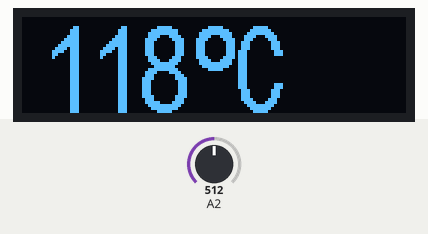
Recording of a sketch running on a simulated ATtiny85, built with avr-gcc and run on an emulated ATtiny85. On the bench: 128×32 one-colour display. Inputs (shaded band) come from the test bench; at power-on: A2 = 512.

Above: at 1.2 s.
1.3 s: A2 set to 716
At 2.7 s:
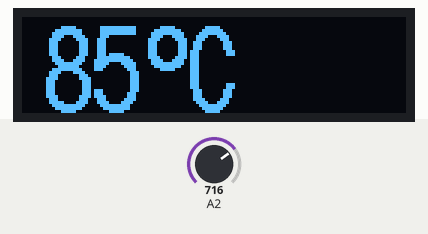
3.0 s: A2 set to 900
At 4.3 s:
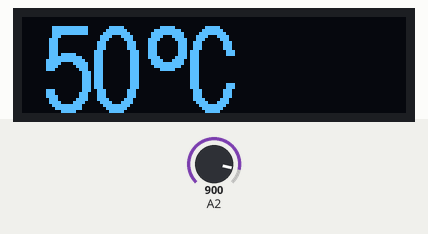
4.6 s: A2 set to 1023
At 5.8 s:
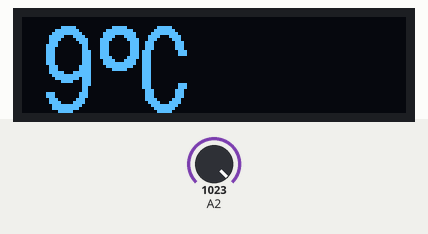
Timing chart, 0 to 7.6 s (numbered marks = the images above; inputs shaded):
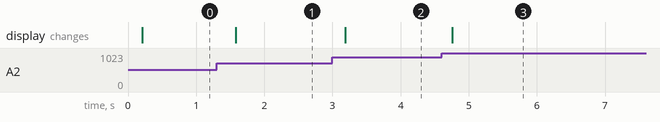

The sketch:

thermistor_display.ino
```cpp
// (licence header left out)
#include <TinyWireM.h> // Adafruit's TinyWireM library

// To use the TinyI2C library from https://github.com/technoblogy/tiny-i2c
//#include <TinyI2CMaster.h>

// The blue OLED screen requires a long initialization on power on.
// The code to wait for it to be ready uses 20 bytes of program storage space
// If you are using a white OLED, this can be reclaimed by uncommenting
// the following line (before including Tiny4kOLED.h):
#define TINY4KOLED_QUICK_BEGIN

#include <Tiny4kOLED.h>
#include "font16x32temp.h" // customised font16x32temp

/************************************************
 * Lookup tables and interpolation to convert
 * Voltage to temperature using a thermistor-fixed resistor divider
 * piecewise linear code lifted from thermistor library written by Benjamin Shaya
 * https://github.com/beshaya/ArduinoThermistor/blob/master/thermistor.cpp
 *
 * Lookup tables are input voltages scaled to 16 bits (note ATTiny85 10 bit A2D)
 * LUT stored in flash, reducing memory consumption
 * Requires pgm_read_word_near to obtain values
 ***************************************************************/

#define PRECISION 1 //multiplier for C
#define SAMPLES 3 // 2^N samples
#include <avr/pgmspace.h>
#define FLASH(X) pgm_read_word_near(X)

// using 4K7 resistor @5v supply - change these values to suit your own thermistor

const uint16_t LUT[] PROGMEM = {

	// 4.9v, 9.7-135C, 4670R
	64162, 63763, 63074, 62429,
	61690, 60961, 60259, 59301,
	57920, 56238, 54734, 52985,
	51297, 49377, 47909, 46043,
	44057, 42541, 40873, 38613,
	36331, 34305, 31910, 30030,
	27516, 26298, 26044};


const uint16_t LUT_length = sizeof(LUT)/sizeof(LUT[0]);
const int16_t LUT_offset = 10;
const uint16_t LUT_units = 5;

//Default is 6 (10->16 bits) shift a 10 bit analog value to a 16 bit value
//reduce the shifts applied to inputs for oversampling
//Reduce by 1 for every factor of 2 oversamplings
uint8_t input_shift = 6 - SAMPLES;
const uint16_t SAMPLESpow2 = pow(2, SAMPLES);

//interpolation function
uint16_t interpolate (uint16_t x_lo16,
                      uint16_t x_hi16,
                      int32_t y_lo,
                      int32_t y_hi,
                      uint16_t x16) {

  //cast to 32 bits unsigned to avoid overflow
  int32_t x_lo = (uint32_t) x_lo16;
  int32_t x_hi = (uint32_t) x_hi16;
  int32_t x = (uint32_t) x16;

  int32_t interpolated = y_lo + ((x - x_lo) * (y_hi - y_lo) / (x_hi - x_lo));
  return (int16_t) ( interpolated );
}

//return degrees C * PRECISION (good to +/- 300C for PRECISION = 100)
int16_t getTemp (uint16_t analog_val,
                 int16_t offset,
                 const uint16_t * LUT,
                 uint16_t LUT_length,
                 uint16_t units) {

  analog_val = analog_val << input_shift;

  // check target is in range
  if ( analog_val > FLASH(LUT + 0) ) { // too big
      return (offset - 1) * PRECISION;
  }

  if ( analog_val < FLASH(LUT + LUT_length-1) ) { // too small
      return (offset + LUT_length * units + 1) * PRECISION;
  }

  //binary search to find value
  uint16_t high = LUT_length-1;
  uint16_t low = 0;
  while (high - low > 1) {
    uint16_t mid = (high+low) >> 1;
    uint16_t midval = FLASH(LUT+mid);
    if ( midval == analog_val ) {
        return (mid*units + offset) * PRECISION;
    }
    //y values are in oposite order of x values
    if ( midval > analog_val ) {
      low = mid;
    } else if ( midval < analog_val ) {
      high = mid;
    }
  }

  //interpolate
  int32_t low_temp = (int16_t(low * units + offset)) * PRECISION;
  int32_t high_temp = (int16_t(high*units + offset)) * PRECISION;

  return interpolate (FLASH(LUT+low), FLASH(LUT+high), low_temp, high_temp, analog_val);
}

void setup() {

  // Send the initialization sequence to the oled. This leaves the display turned off
  oled.begin();

  // Some newer devices do not contain an external current reference.
  // Older devices may also support using the internal curret reference,
  // which provides more consistent brightness across devices.
  // The internal current reference can be configured as either low current, or high current.
  // Using true as the parameter value choses the high current internal current reference,
  // resulting in a brighter display, and a more effective contrast setting.
  //oled.setInternalIref(true);

  oled.setFont(FONT16X32TEMP);

  // Clear the memory before turning on the display
  oled.clear();

  // Turn on the display
  oled.on();

  // Switch the half of RAM that we are writing to, to be the half that is non currently displayed
  oled.switchRenderFrame();
}

void loop() {

  uint16_t analog_val = 0;

  // sample the value 2^SAMPLES times (SAMPLES <= 6), accumulating the value
  for (uint8_t i = 0; i < SAMPLESpow2; i++){
    analog_val += analogRead(2);
  }

  int16_t Celsius = getTemp (analog_val,
                             LUT_offset,
                             LUT,
                             LUT_length,
                             LUT_units);

  // Clear the half of memory not currently being displayed.
  oled.clear();

  // Position the text cursor
  // In order to keep the library size small, text can only be positioned
  // with the top of the font aligned with one of the four 8 bit high RAM pages.
  // The Y value therefore can only have the value 0, 1, 2, or 3.
  // usage: oled.setCursor(X IN PIXELS, Y IN ROWS OF 8 PIXELS STARTING WITH 0);
  oled.setCursor(8, 0);

  oled.print(Celsius);

  // Write text to oled RAM (which is not currently being displayed).
  //oled.print("°C"); // note values are remapped
  oled.print(F("/:"));

  // Swap which half of RAM is being written to, and which half is being displayed.
  // This is equivalent to calling both switchRenderFrame and switchDisplayFrame.
  oled.switchFrame();

  delay(50);
};

// Board: "ATtiny25/45/85"
// Processor: "ATtiny85"
// Clock: "Internal 8MHz"
// Programmer: "Arduino as ISP"
```

Source omitted: font16x32temp.h (32911 bytes)

Measured:
- after the input at 1.3 s, the display: changes after 0.28 s (image 1)
- after the input at 3.0 s, the display: changes after 0.19 s (image 2)
- after the input at 4.6 s, the display: changes after 0.16 s (image 3)
